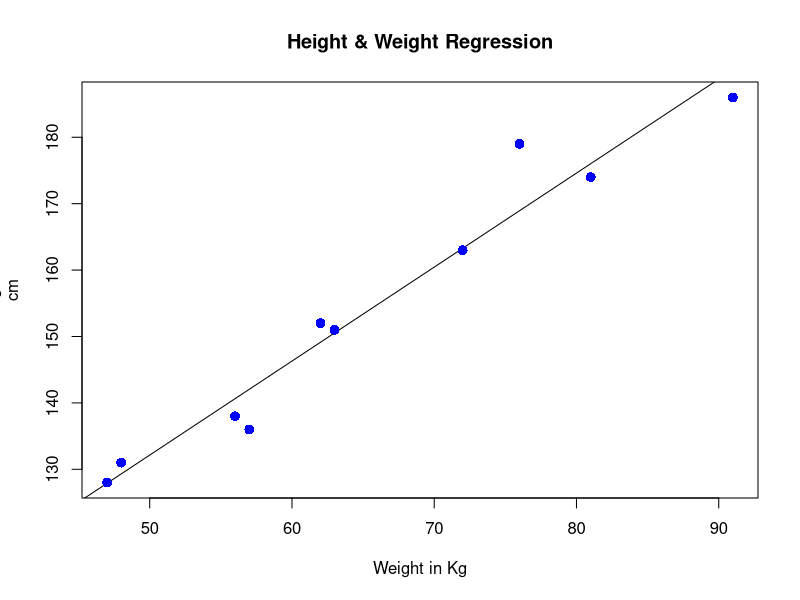
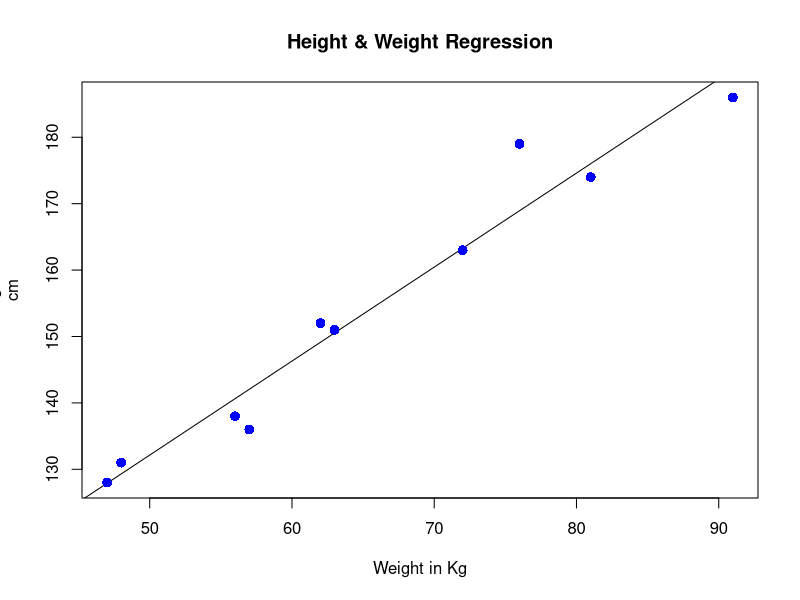

Write R code to recreate these figures, in order.
# Create the predictor and response variable.
x <- c(151, 174, 138, 186, 128, 136, 179, 163, 152, 131)
y <- c(63, 81, 56, 91, 47, 57, 76, 72, 62, 48)
relation <- lm(y~x)
# Give the chart file a name.
png(file = "linearregression.png")
# Plot the chart.
plot(y,x,col = "blue",main = "Height & Weight Regression",
abline(lm(x~y)),cex = 1.3,pch = 16,xlab = "Weight in Kg",ylab = "Height in
cm")
# Save the file.
dev.off()
# Plot the chart.
plot(y,x,col = "blue",main = "Height & Weight Regression",
abline(lm(x~y)),cex = 1.3,pch = 16,xlab = "Weight in Kg",ylab = "Height in
cm")
